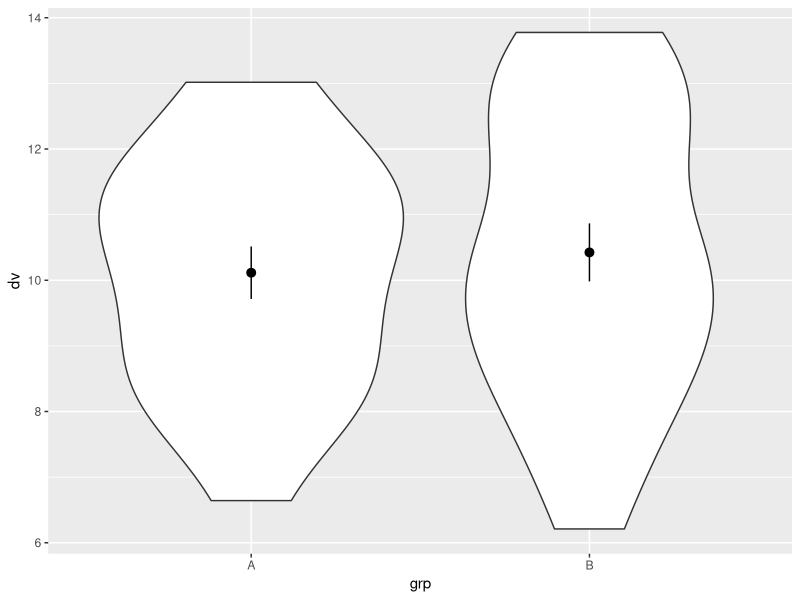
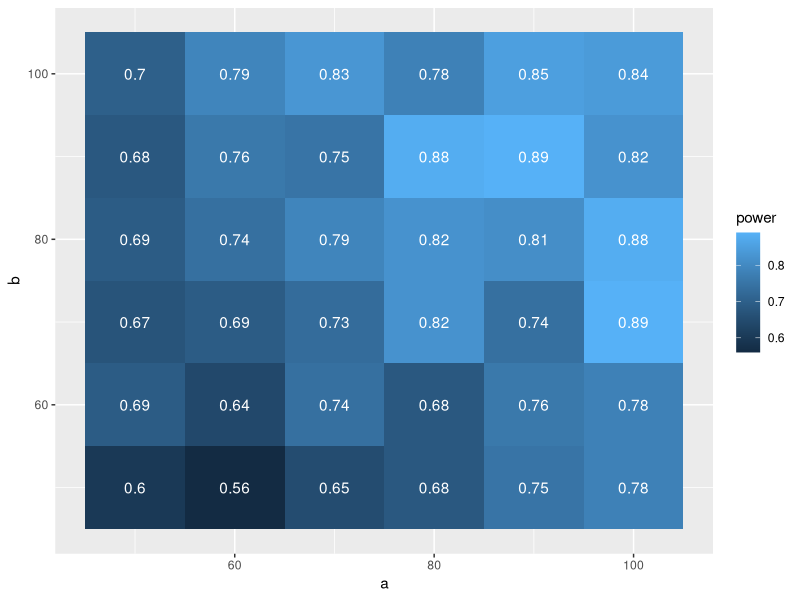

Source code (R) for these figures, in order:
## ---- chunk 1
knitr::opts_chunk$set(echo = TRUE)
library(tidyverse)
## ---- chunk 2
n_per_grp <- 100
mu <- 800 # average RT
effect <- 50 # average difference between congruent and incongruent trials
error_sd <- 100 # standard deviation of the error term
trial_types <- c("congruent" = 0.5, "incongruent" = -0.5) # effect code
dat <- data.frame(
  trial_type = rep(names(trial_types), each = n_per_grp)
) %>%
  mutate(
    trial_type.e = recode(trial_type, !!!trial_types),
    error = rnorm(nrow(.), 0, error_sd),
    RT = mu + effect*trial_type.e + error
  )
## ---- chunk 3
n_a = 20
n_b = 25
intercept = 10
effect = 1
sigma = 2


# simulate data
simdat <- tibble(
  id = 1:(n_a + n_b),
  grp = rep(c("A", "B"), c(n_a, n_b)),
) %>%
  mutate(grp.e = recode(grp, A = -0.5, B = +0.5),
         error = rnorm(n = n_a + n_b, mean = 0, sd = sigma),
         dv = intercept + (effect * grp.e) + error) %>%
  print()
## ---- chunk 4
## check data

ggplot(simdat, aes(x = grp, y = dv)) +
  geom_violin() +
  stat_summary()
## ---- chunk 5
## analyse

mod <- lm(dv ~ grp.e, data = simdat)
summary(mod)

intercept <- mod$coefficients[["(Intercept)"]]
effect <- mod$coefficients[["grp.e"]]
sigma <- sigma(mod)
## ---- chunk 6
# calculate power - get relevant p-value
pvals <- broom::tidy(mod) %>%
  pull(p.value)

pvals[[2]]
## ---- chunk 7
mysim <- function(n_a, n_b,
                  intercept = 10,
                  effect = 1,
                  sigma = 2) {
  # simulate data
  simdat <- tibble(id = 1:(n_a + n_b),
                   grp = rep(c("A", "B"), c(n_a, n_b))) %>%
    mutate(
      grp.e = recode(grp, A = -0.5, B = +0.5),
      error = rnorm(n = n_a + n_b, mean = 0, sd = sigma),
      dv = intercept + (effect * grp.e) + error
    )
  
  # analyse
  mod <- lm(dv ~ grp.e, data = simdat)
  
  # return p-value
  pvals <- broom::tidy(mod) %>%
    pull(p.value)

  return(pvals[[2]])
}

pvals <- replicate(100, mysim(n_a = 75, n_b = 70))
alpha <- 0.025
power <- mean(pvals < alpha) %>% print()
## ---- chunk 8
mypow <- function(a, b, reps = 100) {
  pvals <- replicate(reps, mysim(n_a = a, n_b = b))
  alpha <- 0.025
  power <- mean(pvals < alpha)
  
  return(power)
}


pwer_grid <- crossing(
  a = seq(50, 100, by = 10),
  b = seq(50, 100, by = 10)
) %>%
  rowwise(a, b) %>%
  mutate(power = mypow(a, b, 100))
## ---- chunk 9
ggplot(pwer_grid, aes(x = a, y = b, fill = power)) +
  geom_tile() +
  geom_text(aes(label = power), color = "white")
